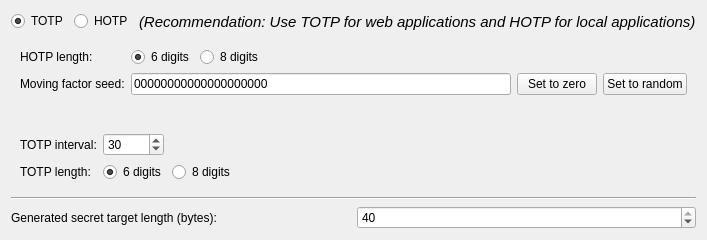
        <widget class="QWidget" name="widget_parameters" native="true">
         <property name="sizePolicy">
          <sizepolicy hsizetype="Fixed" vsizetype="Fixed">
           <horstretch>0</horstretch>
           <verstretch>0</verstretch>
          </sizepolicy>
         </property>
         <property name="minimumSize">
          <size>
           <width>0</width>
           <height>240</height>
          </size>
         </property>
         <property name="maximumSize">
          <size>
           <width>700</width>
           <height>200</height>
          </size>
         </property>
         <property name="autoFillBackground">
          <bool>false</bool>
         </property>
         <layout class="QVBoxLayout" name="verticalLayout_28">
          <item>
           <layout class="QHBoxLayout" name="horizontalLayout_14">
            <item>
             <widget class="QRadioButton" name="radioButton_2">
              <property name="accessibleName">
               <string>Select slot type: TOTP</string>
              </property>
              <property name="accessibleDescription">
               <string>(Recommendation: Use TOTP for web applications and HOTP for local applications)</string>
              </property>
              <property name="text">
               <string>TOTP</string>
              </property>
              <property name="checked">
               <bool>true</bool>
              </property>
             </widget>
            </item>
            <item>
             <widget class="QRadioButton" name="radioButton">
              <property name="accessibleName">
               <string>Select slot type: HOTP</string>
              </property>
              <property name="accessibleDescription">
               <string>(Recommendation: Use TOTP for web applications and HOTP for local applications)</string>
              </property>
              <property name="text">
               <string>HOTP</string>
              </property>
             </widget>
            </item>
            <item>
             <widget class="QLabel" name="label_25">
              <property name="font">
               <font>
                <pointsize>11</pointsize>
                <italic>true</italic>
               </font>
              </property>
              <property name="text">
               <string>(Recommendation: Use TOTP for web applications and HOTP for local applications)</string>
              </property>
             </widget>
            </item>
            <item>
             <spacer name="horizontalSpacer_14">
              <property name="orientation">
               <enum>Qt::Horizontal</enum>
              </property>
              <property name="sizeHint" stdset="0">
               <size>
                <width>40</width>
                <height>20</height>
               </size>
              </property>
             </spacer>
            </item>
           </layout>
          </item>
          <item>
           <widget class="QFrame" name="frame_hotp">
            <property name="sizePolicy">
             <sizepolicy hsizetype="Preferred" vsizetype="Fixed">
              <horstretch>0</horstretch>
              <verstretch>0</verstretch>
             </sizepolicy>
            </property>
            <property name="minimumSize">
             <size>
              <width>0</width>
              <height>80</height>
             </size>
            </property>
            <layout class="QFormLayout" name="formLayout_5">
             <property name="fieldGrowthPolicy">
              <enum>QFormLayout::AllNonFixedFieldsGrow</enum>
             </property>
             <item row="2" column="0">
              <widget class="QLabel" name="label_5">
               <property name="text">
                <string>HOTP length:</string>
               </property>
              </widget>
             </item>
             <item row="2" column="1">
              <layout class="QHBoxLayout" name="horizontalLayout_8">
               <item>
                <widget class="QRadioButton" name="digits6radioButton">
                 <property name="accessibleName">
                  <string>OTP code length: 6 digits</string>
                 </property>
                 <property name="text">
                  <string>6 digits</string>
                 </property>
                 <property name="checked">
                  <bool>true</bool>
                 </property>
                </widget>
               </item>
               <item>
                <widget class="QRadioButton" name="digits8radioButton">
                 <property name="accessibleName">
                  <string>OTP code length:  8 digits</string>
                 </property>
                 <property name="text">
                  <string>8 digits</string>
                 </property>
                </widget>
               </item>
               <item>
                <spacer name="horizontalSpacer_6">
                 <property name="orientation">
                  <enum>Qt::Horizontal</enum>
                 </property>
                 <property name="sizeHint" stdset="0">
                  <size>
                   <width>40</width>
                   <height>20</height>
                  </size>
                 </property>
                </spacer>
               </item>
              </layout>
             </item>
             <item row="3" column="0">
              <widget class="QLabel" name="label_6">
               <property name="text">
                <string>Moving factor seed:</string>
               </property>
              </widget>
             </item>
             <item row="3" column="1">
              <layout class="QVBoxLayout" name="verticalLayout_5">
               <item>
                <layout class="QHBoxLayout" name="horizontalLayout_7">
                 <item>
                  <widget class="QLineEdit" name="counterEdit">
                   <property name="accessibleName">
                    <string>HOTP moving factor seed</string>
                   </property>
                   <property name="inputMask">
                    <string/>
                   </property>
                   <property name="text">
                    <string>00000000000000000000</string>
                   </property>
                   <property name="maxLength">
                    <number>20</number>
                   </property>
                  </widget>
                 </item>
                 <item>
                  <widget class="QPushButton" name="setToZeroButton">
                   <property name="accessibleName">
                    <string>Set HOTP counter to zero</string>
                   </property>
                   <property name="text">
                    <string>Set to zero</string>
                   </property>
                  </widget>
                 </item>
                 <item>
                  <widget class="QPushButton" name="setToRandomButton">
                   <property name="accessibleName">
                    <string>Set HOTP counter to random value</string>
                   </property>
                   <property name="text">
                    <string>Set to random</string>
                   </property>
                  </widget>
                 </item>
                </layout>
               </item>
              </layout>
             </item>
             <item row="4" column="1">
              <spacer name="verticalSpacer_3">
               <property name="orientation">
                <enum>Qt::Vertical</enum>
               </property>
               <property name="sizeHint" stdset="0">
                <size>
                 <width>20</width>
                 <height>0</height>
                </size>
               </property>
              </spacer>
             </item>
            </layout>
           </widget>
          </item>
          <item>
           <widget class="QFrame" name="frame_totp">
            <property name="sizePolicy">
             <sizepolicy hsizetype="Preferred" vsizetype="Fixed">
              <horstretch>0</horstretch>
              <verstretch>0</verstretch>
             </sizepolicy>
            </property>
            <property name="frameShape">
             <enum>QFrame::NoFrame</enum>
            </property>
            <property name="frameShadow">
             <enum>QFrame::Plain</enum>
            </property>
            <layout class="QFormLayout" name="formLayout_9">
             <property name="labelAlignment">
              <set>Qt::AlignLeading|Qt::AlignLeft|Qt::AlignVCenter</set>
             </property>
             <property name="leftMargin">
              <number>9</number>
             </property>
             <property name="topMargin">
              <number>9</number>
             </property>
             <property name="rightMargin">
              <number>9</number>
             </property>
             <property name="bottomMargin">
              <number>9</number>
             </property>
             <item row="0" column="0">
              <widget class="QLabel" name="intervalLabel">
               <property name="text">
                <string>TOTP interval:</string>
               </property>
              </widget>
             </item>
             <item row="0" column="1">
              <layout class="QHBoxLayout" name="horizontalLayout_16">
               <item>
                <widget class="QSpinBox" name="intervalSpinBox_2">
                 <property name="accessibleName">
                  <string>TOTP interval value</string>
                 </property>
                 <property name="minimum">
                  <number>1</number>
                 </property>
                 <property name="maximum">
                  <number>65536</number>
                 </property>
                 <property name="value">
                  <number>30</number>
                 </property>
                </widget>
               </item>
               <item>
                <spacer name="horizontalSpacer_11">
                 <property name="orientation">
                  <enum>Qt::Horizontal</enum>
                 </property>
                 <property name="sizeHint" stdset="0">
                  <size>
                   <width>40</width>
                   <height>0</height>
                  </size>
                 </property>
                </spacer>
               </item>
              </layout>
             </item>
             <item row="1" column="0">
              <widget class="QLabel" name="label_54">
               <property name="text">
                <string>TOTP length:</string>
               </property>
              </widget>
             </item>
             <item row="1" column="1">
              <layout class="QHBoxLayout" name="horizontalLayout_31">
               <item>
                <widget class="QRadioButton" name="digits6radioButton_3">
                 <property name="accessibleName">
                  <string>OTP code length: 6 digits</string>
                 </property>
                 <property name="text">
                  <string>6 digits</string>
                 </property>
                 <property name="checked">
                  <bool>true</bool>
                 </property>
                </widget>
               </item>
               <item>
                <widget class="QRadioButton" name="digits8radioButton_3">
                 <property name="accessibleName">
                  <string>OTP code length:  8 digits</string>
                 </property>
                 <property name="text">
                  <string>8 digits</string>
                 </property>
                </widget>
               </item>
               <item>
                <spacer name="horizontalSpacer_18">
                 <property name="orientation">
                  <enum>Qt::Horizontal</enum>
                 </property>
                 <property name="sizeHint" stdset="0">
                  <size>
                   <width>40</width>
                   <height>20</height>
                  </size>
                 </property>
                </spacer>
               </item>
              </layout>
             </item>
            </layout>
           </widget>
          </item>
          <item>
           <widget class="Line" name="line">
            <property name="orientation">
             <enum>Qt::Horizontal</enum>
            </property>
           </widget>
          </item>
          <item>
           <layout class="QHBoxLayout" name="horizontalLayout_3">
            <item>
             <widget class="QLabel" name="label_7">
              <property name="text">
               <string>Generated secret target length (bytes):</string>
              </property>
             </widget>
            </item>
            <item>
             <widget class="QSpinBox" name="secret_key_generated_len">
              <property name="accessibleName">
               <string>TOTP interval value</string>
              </property>
              <property name="minimum">
               <number>10</number>
              </property>
              <property name="maximum">
               <number>40</number>
              </property>
              <property name="value">
               <number>40</number>
              </property>
             </widget>
            </item>
           </layout>
          </item>
         </layout>
        </widget>
